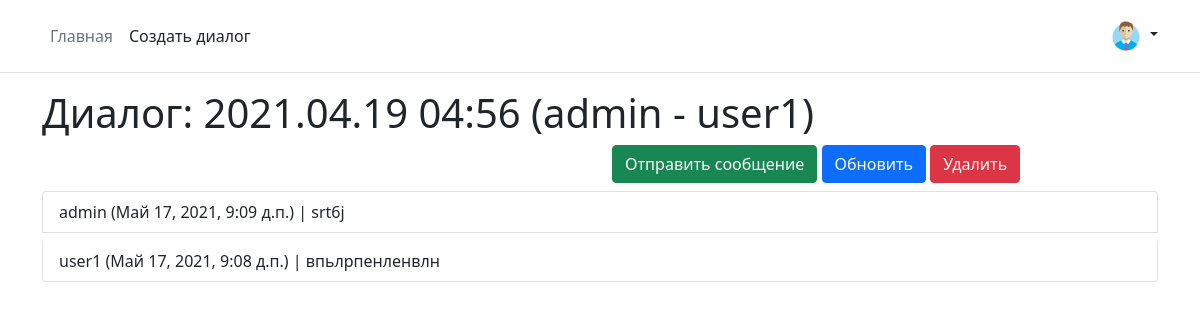
Before: /dialog/show/30/ with the older database file.
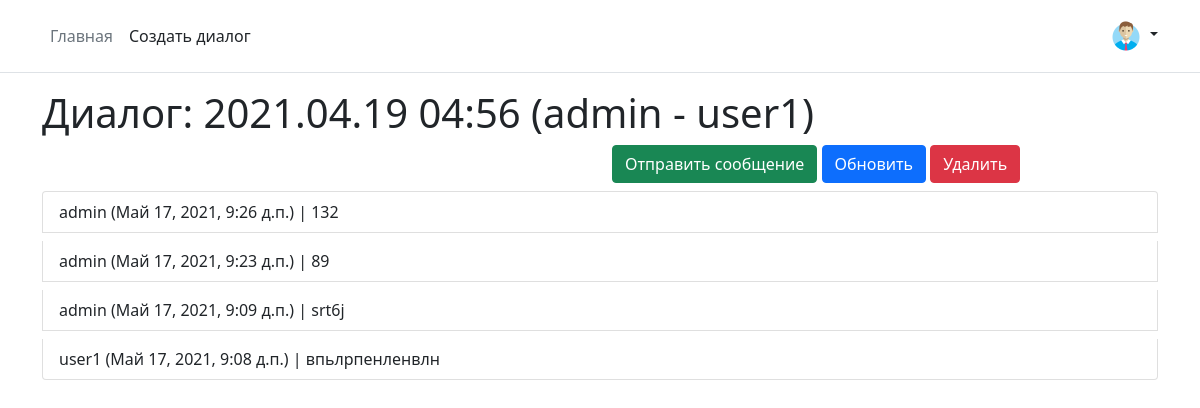
After: the same page with the newer database file.
### mainapp/models.py (models this page shows, shortened)
class Message(models.Model):
    sender = models.ForeignKey(DialogMemebers,
                               verbose_name='отправитель',
                               on_delete=models.CASCADE)
    text = models.TextField(verbose_name='сообщение')
    read = models.BooleanField(verbose_name='прочитано', default=False)
    created = models.DateTimeField(verbose_name='отправлено',
                                   auto_now_add=True,
                                   db_index=True)
    class Meta:
        verbose_name = 'сообщение'
        verbose_name_plural = 'сообщения'
        ordering = ['-created']

class DialogMemebers(models.Model):
    CREATOR = '0'
    INTERLOCUTOR = '1'
    ROLE_CHOICES = (
        (CREATOR, 'создатель'),
        (INTERLOCUTOR, 'собеседник'),
    )
    dialog = models.ForeignKey(Dialog,
                               verbose_name='диалог',
                               on_delete=models.CASCADE,
                               related_name="members")
    member = models.ForeignKey(User,
                               verbose_name='участник диалога',
                               on_delete=models.CASCADE,
                               related_name="dialogs")
    role = models.CharField(verbose_name='роль',
                            choices=ROLE_CHOICES,
                            db_index=True, max_length=128)
    class Meta:
        verbose_name = 'люди в диалоге'
        verbose_name_plural = 'люди в диалогах'
        ordering = ['dialog', '-role', 'member']

### mainapp/views.py (the view)
# urls.py: path('dialog/show/<int:dialog_pk>/', mainapp.dialog_show, name='dialog_show'),
def dialog_show(request, dialog_pk):
    dialog = get_object_or_404(Dialog, pk=dialog_pk)
    sender = dialog.get_sender(request.user.pk)
    context = {
        'title': 'диалог',
        'dialog': dialog,
        'sender': sender,
    }
    return render(request, 'mainapp/dialog.html', context)

### mainapp/models.py (called while the page is built)
    @cached_property
    def all_members(self):
        return self.members.all()

    def get_messages_all(self):
        return Message.objects.filter(sender__in=self.all_members). \
            select_related('sender__member')

    def get_sender(self, user_id):
        return self.all_members.filter(member_id=user_id).first()

    def __str__(self):
        members = User.objects.filter(
            pk__in=self.all_members.values_list('member_id', flat=True)). \
            values_list('username', flat=True)
        result = f'{self.created.strftime("%Y.%m.%d %H:%M")} ' \
                 f'({" - ".join(members)})'
        return result

### mainapp/templates/mainapp/dialog.html (shortened to what this page needs)
{% extends 'mainapp/base.html' %}
{% block content %}
    <h3 class="display-6">Диалог: {{ dialog }}</h3>
    <div class="row">
        <div class="col">
        </div>
        <div class="col dialog-messages">
            <a href="{% url 'mainapp:dialog_message_create' sender.id %}" class="btn btn-success">Отправить
                сообщение</a>
            <a href="{% url 'main:dialog_new_messages' dialog.id %}" class="btn btn-primary dialog-update">Обновить</a>
            <a href="{% url 'main:delete_dialog' dialog.id %}" class="btn btn-danger">Удалить</a>
        </div>
    </div>
    <ul class="list-group messages-list">
        {% for item in dialog.get_messages_all %}
            <li class="list-group-item mt-2 message-{{ item.pk }}">{{ item.sender.member.username }}
                ({{ item.created }})
                | {{ item.text|linebreaksbr }}</li>
        {% endfor %}
    </ul>
{% endblock %}

Changed rows visible on the page:
added Message: sender.member.username "admin", created "Май 17, 2021, 9:26 д.п.", text "132"
added Message: sender.member.username "admin", created "Май 17, 2021, 9:23 д.п.", text "89"
